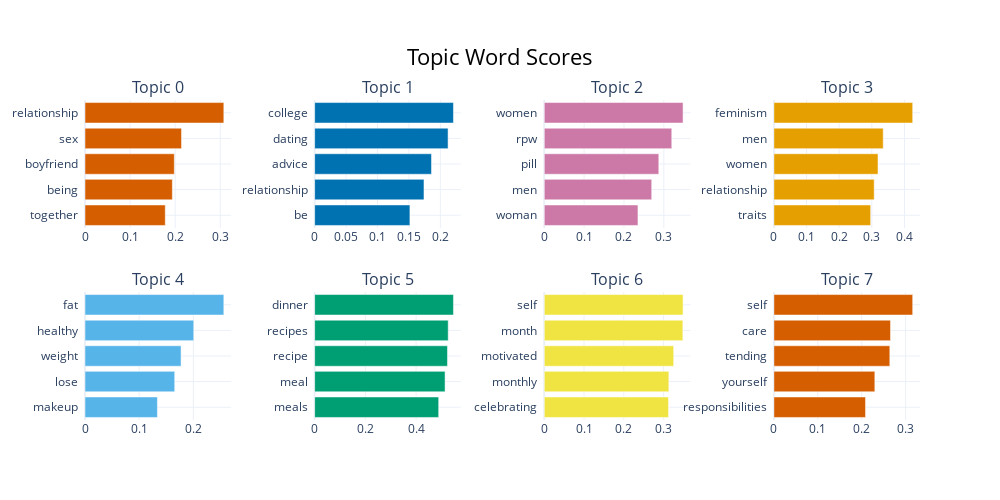

The code cell stored with this chart in its notebook:
### Code cell
topic_model.visualize_barchart()

### Figure 1 — Plotly figure (JSON) as saved in the notebook; plotly's stock layout.template omitted (floating-point values rounded to 4 significant figures)
{"data": [{"marker": {"color": "#D55E00"}, "orientation": "h", "type": "bar", "x": [0.178, 0.1937, 0.1981, 0.214, 0.3078], "xaxis": "x", "y": ["together  ", "being  ", "boyfriend  ", "sex  ", "relationship  "], "yaxis": "y"}, {"marker": {"color": "#0072B2"}, "orientation": "h", "type": "bar", "x": [0.1516, 0.1739, 0.1859, 0.2123, 0.2208], "xaxis": "x2", "y": ["be  ", "relationship  ", "advice  ", "dating  ", "college  "], "yaxis": "y2"}, {"marker": {"color": "#CC79A7"}, "orientation": "h", "type": "bar", "x": [0.2351, 0.2696, 0.2874, 0.3199, 0.3483], "xaxis": "x3", "y": ["woman  ", "men  ", "pill  ", "rpw  ", "women  "], "yaxis": "y3"}, {"marker": {"color": "#E69F00"}, "orientation": "h", "type": "bar", "x": [0.2964, 0.3073, 0.319, 0.335, 0.4252], "xaxis": "x4", "y": ["traits  ", "relationship  ", "women  ", "men  ", "feminism  "], "yaxis": "y4"}, {"marker": {"color": "#56B4E9"}, "orientation": "h", "type": "bar", "x": [0.1336, 0.1656, 0.1773, 0.2007, 0.2562], "xaxis": "x5", "y": ["makeup  ", "lose  ", "weight  ", "healthy  ", "fat  "], "yaxis": "y5"}, {"marker": {"color": "#009E73"}, "orientation": "h", "type": "bar", "x": [0.4889, 0.5141, 0.5236, 0.5265, 0.5471], "xaxis": "x6", "y": ["meals  ", "meal  ", "recipe  ", "recipes  ", "dinner  "], "yaxis": "y6"}, {"marker": {"color": "#F0E442"}, "orientation": "h", "type": "bar", "x": [0.3124, 0.3133, 0.3255, 0.3485, 0.349], "xaxis": "x7", "y": ["celebrating  ", "monthly  ", "motivated  ", "month  ", "self  "], "yaxis": "y7"}, {"marker": {"color": "#D55E00"}, "orientation": "h", "type": "bar", "x": [0.2087, 0.2299, 0.264, 0.2656, 0.3161], "xaxis": "x8", "y": ["responsibilities  ", "yourself  ", "tending  ", "care  ", "self  "], "yaxis": "y8"}], "layout": {"annotations": [{"font": {"size": 16}, "showarrow": false, "text": "Topic 0", "x": 0.0875, "xanchor": "center", "xref": "paper", "y": 1, "yanchor": "bottom", "yref": "paper"}, {"font": {"size": 16}, "showarrow": false, "text": "Topic 1", "x": 0.3625, "xanchor": "center", "xref": "paper", "y": 1, "yanchor": "bottom", "yref": "paper"}, {"font": {"size": 16}, "showarrow": false, "text": "Topic 2", "x": 0.6375, "xanchor": "center", "xref": "paper", "y": 1, "yanchor": "bottom", "yref": "paper"}, {"font": {"size": 16}, "showarrow": false, "text": "Topic 3", "x": 0.9125, "xanchor": "center", "xref": "paper", "y": 1, "yanchor": "bottom", "yref": "paper"}, {"font": {"size": 16}, "showarrow": false, "text": "Topic 4", "x": 0.0875, "xanchor": "center", "xref": "paper", "y": 0.4, "yanchor": "bottom", "yref": "paper"}, {"font": {"size": 16}, "showarrow": false, "text": "Topic 5", "x": 0.3625, "xanchor": "center", "xref": "paper", "y": 0.4, "yanchor": "bottom", "yref": "paper"}, {"font": {"size": 16}, "showarrow": false, "text": "Topic 6", "x": 0.6375, "xanchor": "center", "xref": "paper", "y": 0.4, "yanchor": "bottom", "yref": "paper"}, {"font": {"size": 16}, "showarrow": false, "text": "Topic 7", "x": 0.9125, "xanchor": "center", "xref": "paper", "y": 0.4, "yanchor": "bottom", "yref": "paper"}], "height": 500, "hoverlabel": {"bgcolor": "white", "font": {"family": "Rockwell", "size": 16}}, "showlegend": false, "title": {"font": {"color": "Black", "size": 22}, "text": "Topic Word Scores", "x": 0.5, "xanchor": "center", "yanchor": "top"}, "width": 1000, "xaxis": {"anchor": "y", "domain": [0, 0.175], "showgrid": true}, "xaxis2": {"anchor": "y2", "domain": [0.275, 0.45], "showgrid": true}, "xaxis3": {"anchor": "y3", "domain": [0.55, 0.725], "showgrid": true}, "xaxis4": {"anchor": "y4", "domain": [0.825, 1], "showgrid": true}, "xaxis5": {"anchor": "y5", "domain": [0, 0.175], "showgrid": true}, "xaxis6": {"anchor": "y6", "domain": [0.275, 0.45], "showgrid": true}, "xaxis7": {"anchor": "y7", "domain": [0.55, 0.725], "showgrid": true}, "xaxis8": {"anchor": "y8", "domain": [0.825, 1], "showgrid": true}, "yaxis": {"anchor": "x", "domain": [0.6, 1], "showgrid": true}, "yaxis2": {"anchor": "x2", "domain": [0.6, 1], "showgrid": true}, "yaxis3": {"anchor": "x3", "domain": [0.6, 1], "showgrid": true}, "yaxis4": {"anchor": "x4", "domain": [0.6, 1], "showgrid": true}, "yaxis5": {"anchor": "x5", "domain": [0, 0.4], "showgrid": true}, "yaxis6": {"anchor": "x6", "domain": [0, 0.4], "showgrid": true}, "yaxis7": {"anchor": "x7", "domain": [0, 0.4], "showgrid": true}, "yaxis8": {"anchor": "x8", "domain": [0, 0.4], "showgrid": true}}}
